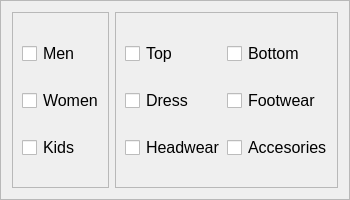
                  <widget class="QFrame" name="categories_container">
                   <property name="minimumSize">
                    <size>
                     <width>0</width>
                     <height>200</height>
                    </size>
                   </property>
                   <property name="styleSheet">
                    <string notr="true"/>
                   </property>
                   <property name="frameShape">
                    <enum>QFrame::StyledPanel</enum>
                   </property>
                   <property name="frameShadow">
                    <enum>QFrame::Raised</enum>
                   </property>
                   <layout class="QHBoxLayout" name="horizontalLayout">
                    <item>
                     <widget class="QFrame" name="frame_categories_gender">
                      <property name="frameShape">
                       <enum>QFrame::StyledPanel</enum>
                      </property>
                      <property name="frameShadow">
                       <enum>QFrame::Raised</enum>
                      </property>
                      <layout class="QVBoxLayout" name="verticalLayout_16">
                       <item>
                        <widget class="QCheckBox" name="checkBox_men">
                         <property name="styleSheet">
                          <string notr="true">QCheckBox {
	font-size: 16px;
}
QCheckBox::indicator {
	width: 15px;
	height: 15px;
}</string>
                         </property>
                         <property name="text">
                          <string>Men</string>
                         </property>
                        </widget>
                       </item>
                       <item>
                        <widget class="QCheckBox" name="checkBox_women">
                         <property name="styleSheet">
                          <string notr="true">QCheckBox {
	font-size: 16px;
}
QCheckBox::indicator {
	width: 15px;
	height: 15px;
}</string>
                         </property>
                         <property name="text">
                          <string>Women</string>
                         </property>
                        </widget>
                       </item>
                       <item>
                        <widget class="QCheckBox" name="checkBox_kids">
                         <property name="styleSheet">
                          <string notr="true">QCheckBox {
	font-size: 16px;
}
QCheckBox::indicator {
	width: 15px;
	height: 15px;
}</string>
                         </property>
                         <property name="text">
                          <string>Kids</string>
                         </property>
                        </widget>
                       </item>
                      </layout>
                     </widget>
                    </item>
                    <item>
                     <widget class="QFrame" name="frame_categories_wear">
                      <property name="frameShape">
                       <enum>QFrame::StyledPanel</enum>
                      </property>
                      <property name="frameShadow">
                       <enum>QFrame::Raised</enum>
                      </property>
                      <layout class="QGridLayout" name="gridLayout_2">
                       <item row="0" column="0">
                        <widget class="QCheckBox" name="checkBox_top">
                         <property name="styleSheet">
                          <string notr="true">QCheckBox {
	font-size: 16px;
}
QCheckBox::indicator {
	width: 15px;
	height: 15px;
}</string>
                         </property>
                         <property name="text">
                          <string>Top</string>
                         </property>
                        </widget>
                       </item>
                       <item row="2" column="0">
                        <widget class="QCheckBox" name="checkBox_dress">
                         <property name="styleSheet">
                          <string notr="true">QCheckBox {
	font-size: 16px;
}
QCheckBox::indicator {
	width: 15px;
	height: 15px;
}</string>
                         </property>
                         <property name="text">
                          <string>Dress</string>
                         </property>
                        </widget>
                       </item>
                       <item row="4" column="0">
                        <widget class="QCheckBox" name="checkBox_headwear">
                         <property name="styleSheet">
                          <string notr="true">QCheckBox {
	font-size: 16px;
}
QCheckBox::indicator {
	width: 15px;
	height: 15px;
}</string>
                         </property>
                         <property name="text">
                          <string>Headwear</string>
                         </property>
                        </widget>
                       </item>
                       <item row="0" column="1">
                        <widget class="QCheckBox" name="checkBox_bottom">
                         <property name="styleSheet">
                          <string notr="true">QCheckBox {
	font-size: 16px;
}
QCheckBox::indicator {
	width: 15px;
	height: 15px;
}</string>
                         </property>
                         <property name="text">
                          <string>Bottom</string>
                         </property>
                        </widget>
                       </item>
                       <item row="2" column="1">
                        <widget class="QCheckBox" name="checkBox_footwear">
                         <property name="styleSheet">
                          <string notr="true">QCheckBox {
	font-size: 16px;
}
QCheckBox::indicator {
	width: 15px;
	height: 15px;
}</string>
                         </property>
                         <property name="text">
                          <string>Footwear</string>
                         </property>
                        </widget>
                       </item>
                       <item row="4" column="1">
                        <widget class="QCheckBox" name="checkBox_accessories">
                         <property name="styleSheet">
                          <string notr="true">QCheckBox {
	font-size: 16px;
}
QCheckBox::indicator {
	width: 15px;
	height: 15px;
}</string>
                         </property>
                         <property name="text">
                          <string>Accesories</string>
                         </property>
                        </widget>
                       </item>
                      </layout>
                     </widget>
                    </item>
                   </layout>
                  </widget>
